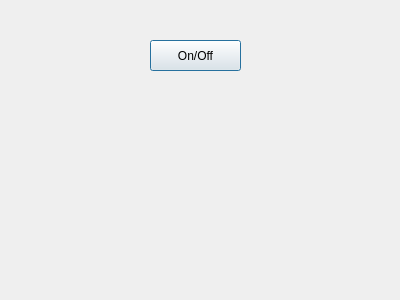
<?xml version="1.0" encoding="UTF-8"?>
<ui version="4.0">
 <class>Dialog</class>
 <widget class="QDialog" name="Dialog">
  <property name="geometry">
   <rect>
    <x>0</x>
    <y>0</y>
    <width>400</width>
    <height>300</height>
   </rect>
  </property>
  <property name="windowTitle">
   <string>Motor Control</string>
  </property>
  <widget class="QPushButton" name="powerButton">
   <property name="geometry">
    <rect>
     <x>150</x>
     <y>40</y>
     <width>91</width>
     <height>31</height>
    </rect>
   </property>
   <property name="text">
    <string>On/Off</string>
   </property>
   <property name="checkable">
    <bool>true</bool>
   </property>
  </widget>
 </widget>
 <resources/>
 <connections/>
</ui>
